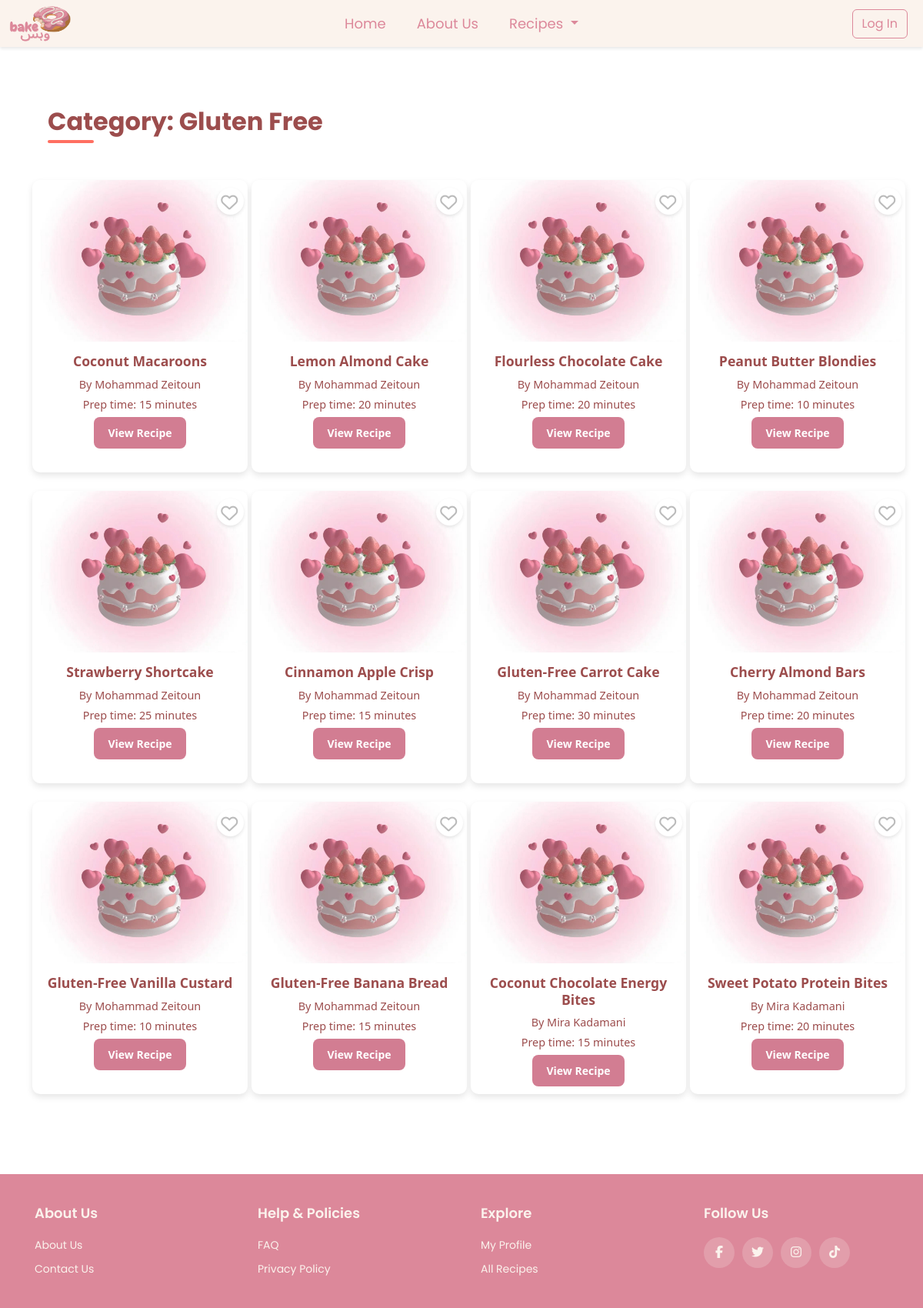
The page /recipes.php?category=gluten-free on the database as committed earlier.
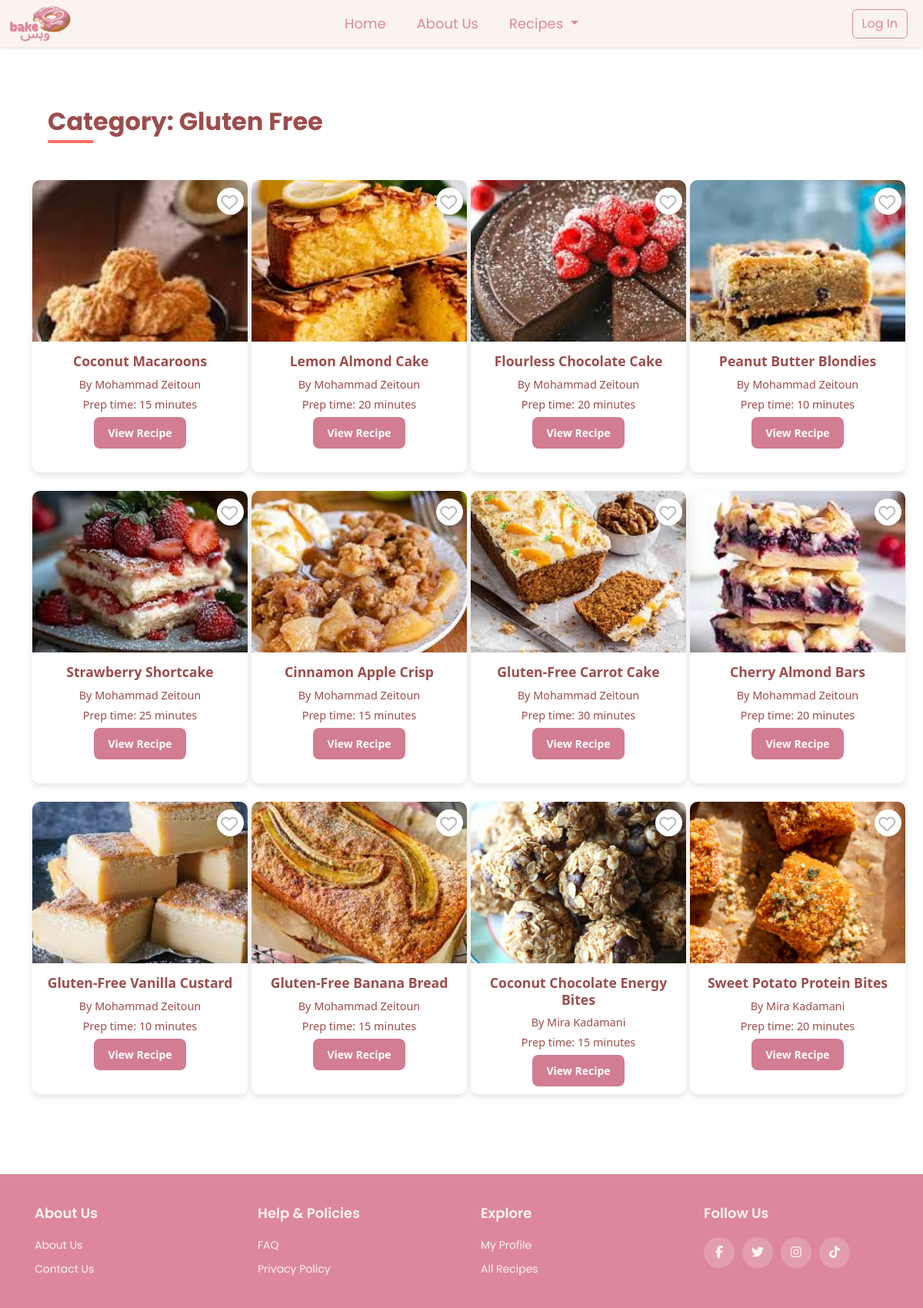
The same page on the database as committed later.
### tables this page shows
CREATE TABLE `recipe` (
  `id` int(11) NOT NULL,
  `name` varchar(255) NOT NULL,
  `description` text DEFAULT NULL,
  `category` varchar(100) NOT NULL,
  `prep_time` int(11) DEFAULT NULL,
  `cook_time` int(11) DEFAULT NULL,
  `servings` int(11) DEFAULT NULL,
  `difficulty` enum('Easy','Medium','Hard') NOT NULL DEFAULT 'Easy',
  `image` varchar(255) DEFAULT NULL,
  `ingredients` text DEFAULT NULL,
  `steps` text DEFAULT NULL,
  `user` varchar(255) DEFAULT NULL,
  `created_at` timestamp NOT NULL DEFAULT current_timestamp(),
  `user_id` int(11) NOT NULL
);

### recipes.php (the view, shortened to what this page needs)
<?php
require_once 'config.php';
$isLoggedIn = isset($_SESSION['user_id']);
$query = "SELECT * FROM recipe";
$params = [];
if (isset($_GET['search'])) {
    $query .= " WHERE name LIKE :search";
    $params[':search'] = '%' . $_GET['search'] . '%';
} elseif (isset($_GET['category'])) {
    $query .= " WHERE category LIKE :category";
    $params[':category'] = '%' . $_GET['category'] . '%';
}
$stmt = $con->prepare($query);
$stmt->execute($params);
$recipes = $stmt->fetchAll(PDO::FETCH_ASSOC);
?>
<!DOCTYPE html>
<html lang="en">
<head>
    <link rel="stylesheet" href="https://cdnjs.cloudflare.com/ajax/libs/font-awesome/6.4.2/css/all.min.css">
    <link href="https://cdn.jsdelivr.net/npm/bootstrap@5.3.2/dist/css/bootstrap.min.css" rel="stylesheet">
</head>
<body>
<nav class="navbar custom-navbar sticky-top">
    <div class="container-fluid">
        <a class="navbar-brand" href="index.php">
            <img src="images/final.png" alt="Website Logo" width="80" height="50" class="d-inline-block align-text-top">
        </a>
        <ul class="navbar-nav d-flex flex-row">
            <li class="nav-item me-3">
                <a class="nav-link" href="index.php">Home</a>
            </li>
            <li class="nav-item me-3">
                <a class="nav-link" href="about us.html">About Us</a>
            </li>
            <li class="nav-item dropdown me-3">
                <a class="nav-link dropdown-toggle" href="#" role="button" data-bs-toggle="dropdown" aria-expanded="false">
                    Recipes
                </a>
            </li>
        </ul>
        <div class="d-flex">
            <?php if (!$isLoggedIn): ?>
                <button class="btn btn-outline-danger me-2" onclick="window.location.href='login.php'">Log In</button>
            <?php endif; ?>
        </div>
    </div>
</nav>
<div class="container mt-5">
    <h2 class="category-title text-center mb-5">
        <?php
        if (isset($_GET['search'])) {
            echo "Search Results for: " . htmlspecialchars($_GET['search']);
        } elseif (isset($_GET['category'])) {
            echo "Category: " . htmlspecialchars(ucwords(str_replace('-', ' ', $_GET['category'])));
        } else {
            echo "All Recipes";
        }
        ?>
    </h2>
    <?php if (count($recipes) > 0): ?>
        <div class="row">
            <?php foreach ($recipes as $recipe): ?>
                <div class="col-lg-3 col-md-4 col-sm-6 mb-4">
                    <div class="recipe-card">
                        <div class="favorite-container">
                            <span class="favorite-icon"><i class="fa-regular fa-heart"></i></span>
                        </div>
                        <img src="images/<?= htmlspecialchars($recipe['image']) ?>" alt="<?= htmlspecialchars($recipe['name']) ?>">
                        <div class="card-body">
                            <h5><?= htmlspecialchars($recipe['name']) ?></h5>
                            <p>By <?= htmlspecialchars($recipe['user']) ?></p>
                            <p>Prep time: <?= htmlspecialchars($recipe['prep_time']) ?> minutes</p>
                            <a href="#" class="btn-pink">View Recipe</a>
                        </div>
                    </div>
                </div>
            <?php endforeach; ?>
        </div>
    <?php else: ?>
        <div class="alert alert-warning text-center">
            No recipes found.
        </div>
    <?php endif; ?>
</div>
<footer class="footer">
    <div class="container">
        <div class="row">
            <div class="footer-col">
                <h4>About Us</h4>
                <ul>
                    <li><a href="about us.html">About us</a></li>
                    <li><a href="contactUs.php">Contact us</a></li>
                </ul>
            </div>
            <div class="footer-col">
                <h4>Help & Policies</h4>
                <ul>
                    <li><a href="faqpage.html">FAQ</a></li>
                    <li><a href="privacy.html">Privacy Policy</a></li>
                </ul>
            </div>
            <div class="footer-col">
                <h4>Explore</h4>
                <ul>
                    <li><a href="profile page.php">My Profile</a></li>
                    <li><a href="recipes.php">All Recipes</a></li>
                </ul>
            </div>
            <div class="footer-col">
                <h4>Follow Us</h4>
                <div class="social-links">
                    <a href="#"><i class="fab fa-facebook-f"></i></a>
                    <a href="#"><i class="fab fa-twitter"></i></a>
                    <a href="#"><i class="fab fa-instagram"></i></a>
                    <a href="#"><i class="fab fa-tiktok"></i></a>
                </div>
            </div>
        </div>
    </div>
</footer>
</body>
</html>

### recipes.php (style rules this page uses)
.custom-navbar { font-family: 'Poppins', sans-serif; font-size: 20px; background-color: #fbf3ed !important; box-shadow: 0 2px 4px rgba(0, 0, 0, 0.1); z-index: 1000; padding: 0; }
.custom-navbar.sticky-top { position: sticky; top: 0; }
.custom-navbar .navbar-nav .nav-link { color: #dc889a !important; font-size: 18px; padding: 8px 12px; transition: color 0.3s ease; }
.custom-navbar .navbar-brand { color: #dc889a !important; font-size: 18px; margin-left: 0; }
.btn-outline-danger { border-color: #dc889a; color: #dc889a; transition: all 0.3s ease; }
.category-title { font-size: 2rem; font-weight: bold; margin: 30px 0 15px 20px; color: #9c4d4d; position: relative; display: inline-block; font-family: 'Poppins', sans-serif; }
.btn-pink { background-color: #D27D92; border: none; padding: 10px 18px; font-weight: bold; color: white; border-radius: 8px; transition: background-color 0.3s ease-in-out, transform 0.2s ease-in-out; font-size: 14px; display: inline-block; text-align: center; text-decoration: none; }
.category-title::after { content: ""; display: block; width: 60px; height: 4px; background: #FF6F61; margin-top: 5px; border-radius: 2px; }
.recipe-card { position: relative; flex: 0 0 auto; width: 280px; height: 380px; background: #fff; border-radius: 10px; overflow: hidden; box-shadow: 0px 4px 8px rgba(0, 0, 0, 0.1); margin-right: 15px; transform: scale(1); transition: transform 0.3s ease-in-out, box-shadow 0.3s ease-in-out; }
.recipe-card img { width: 100%; height: 210px; object-fit: cover; transition: transform 0.3s ease-in-out; }
.recipe-card .card-body { padding: 15px; text-align: center; position: relative; }
.favorite-container { position: absolute; top: 10px; right: 5px; width: 35px; height: 35px; background: white; border-radius: 50%; display: flex; align-items: center; justify-content: center; box-shadow: 0px 2px 4px rgba(0, 0, 0, 0.1); cursor: pointer; transition: background-color 0.3s ease-in-out; z-index: 10; pointer-events: auto; }
.favorite-icon { font-size: 18px; color: #bbb; transition: color 0.3s ease-in-out, transform 0.2s ease-in-out; display: flex; align-items: center; justify-content: center; width: 50%; height: 50%; }
.recipe-card h5 { font-size: 1.1rem; font-weight: bold; color: #9c4d4d; }
.recipe-card p { font-size: 0.9rem; color: #9c4d4d;; margin-bottom: 5px; }
.favorite-icon { position: absolute; top: 10px; right: 10px; font-size: 22px; color: #bbb; cursor: pointer; transition: color 0.3s ease-in-out; }
.footer { background-color: #dc889a; padding: 40px 0; font-family: 'Poppins', sans-serif; margin-top: 80px; color: #fbf3ed; }
.footer .container { background-color: #dc889a; max-width: 1170px; margin: auto; padding: 0 15px; box-shadow: none; border: none; }
.footer .row { display: flex; flex-wrap: wrap; justify-content: space-between; gap: 20px; margin: 0; padding: 0; }
.footer-col { flex: 1; min-width: 200px; padding: 0 15px; }
.footer-col h4 { font-size: 18px; color: #fbf3ed; text-transform: capitalize; margin-bottom: 20px; font-weight: 600; position: relative; }
.footer-col h4::before { content: ''; position: absolute; left: 0; bottom: -10px; background-color: #dc889a; height: 2px; box-sizing: border-box; width: 50px; }
.footer-col ul { list-style: none; padding-left: 0; margin: 0; }
.footer-col ul li:not(:last-child) { margin-bottom: 10px; }
.footer-col ul li a { font-size: 14px; text-transform: capitalize; color: #fbf3ed; text-decoration: none; font-weight: 400; display: block; transition: all 0.3s ease; }
.footer-col .social-links { display: flex; gap: 10px; }
.footer-col .social-links a { display: inline-block; height: 40px; width: 40px; background-color: rgba(251, 243, 237, 0.2); text-align: center; line-height: 40px; border-radius: 50%; color: #fbf3ed; transition: all 0.5s ease; }

Rows that differ between the two databases and show on the page:
changed recipe "Coconut Macaroons": image+name: picture added in place of a placeholder
changed recipe "Lemon Almond Cake": image+name: picture added in place of a placeholder
changed recipe "Flourless Chocolate Cake": image+name: picture added in place of a placeholder
changed recipe "Peanut Butter Blondies": image+name: picture added in place of a placeholder
changed recipe "Strawberry Shortcake": image+name: picture added in place of a placeholder
changed recipe "Cinnamon Apple Crisp": image+name: picture added in place of a placeholder
changed recipe "Gluten-Free Carrot Cake": image+name: picture added in place of a placeholder
changed recipe "Cherry Almond Bars": image+name: picture added in place of a placeholder
changed recipe "Gluten-Free Vanilla Custard": image+name: picture added in place of a placeholder
changed recipe "Gluten-Free Banana Bread": image+name: picture added in place of a placeholder
changed recipe "Coconut Chocolate Energy Bites": image+name: picture added in place of a placeholder
changed recipe "Sweet Potato Protein Bites": image+name: picture added in place of a placeholder
